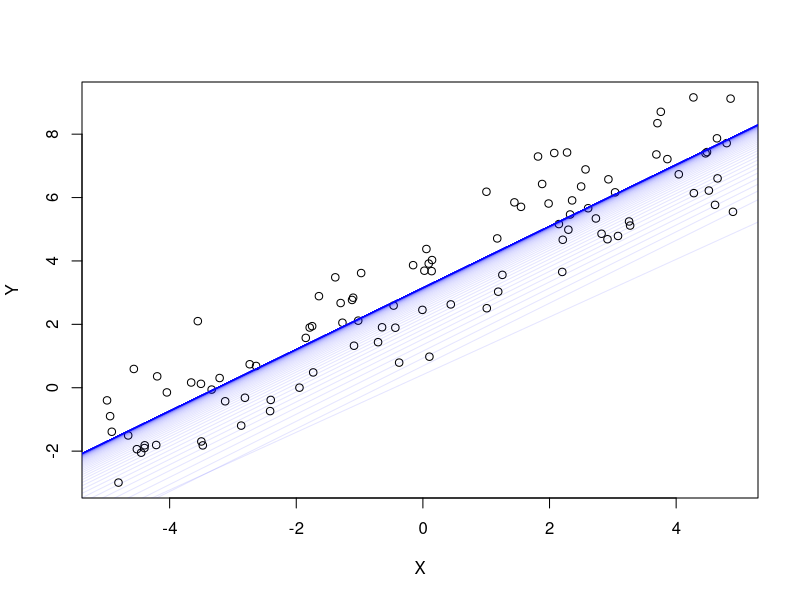

Write the R code that produced this figure.
#### Gradient Descent - Linear Regression

### Setup
set.seed(12345)
X.linear = as.matrix(runif(100, -5, 5))
Y.linear = X.linear + rnorm(100) + 3
data.linear = data.frame(X=X.linear, Y=Y.linear)

### Functions

## Returns beta_hat using closed-form solution
get_beta_hat = function(X, Y){
  X = cbind(1, X)
  β.hat = solve(t(X)%*%X)%*%t(X)%*%Y
  rownames(β.hat)[1] = "Intercept"
  return(β.hat)
}

## Returns beta_hat using gradient decent
get_beta_hat_GD = function(X, Y, learning.rate=0.1, plot=FALSE){
  if(plot){ plot(X, Y) }
  X = cbind(1, X)
  k = dim(X)[2]
  n = dim(X)[1]
  learning.rate = 0.1
  
  # Start with random guesses
  β.hat = rep(0.1, k)
  
  # Gradient Descent
  N.iterations = 200
  for(i in 1:N.iterations){
    # Calculate the error: yfit - y, yfit = Xβ, the "variable" in MSE
    residuals = X %*% β.hat - Y
    
    # Calculate the gradient at that point, from derivative of 1/2 * MSE
    delta = (t(X) %*% residuals) / n
    
    # Move β.hat in opposite direction of gradient, to find local error minima
    β.hat = β.hat - learning.rate * delta
    if(plot){ abline(β.hat[1], β.hat[2], col=rgb(0, 0, 1, 0.1)) }
  }
  rownames(β.hat)[1] = "Intercept"
  return(β.hat)
}

### Implementation
beta.lm = lm(Y~X, data=data.linear)$coefficients # lm 
beta.solution = get_beta_hat(data.linear$X, data.linear$Y) # solution
beta.GD = get_beta_hat_GD(data.linear$X, data.linear$Y, 0.1, TRUE)

